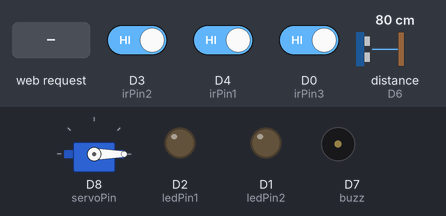
Recording of a sketch running on a simulated ESP8266 (NodeMCU). On the bench: servo, output pins drawn as LEDs (lit = HIGH), buzzer (waves = sounding, pin HIGH). Wiring (inferred from the names in the program): ultrasonic range finder: trigger D5; echo D6. The inputs (shaded band) are chosen by the test bench; at power-on: distance to the obstacle (sensor on D6) 80 cm, D3 (irPin2) HIGH, D4 (irPin1) HIGH, D0 (irPin3) HIGH. The echo pulse lasts 58.3 µs per cm; WiFi joins after 1.5 s; servers stay silent unless stated; pins used as bus, display or sensor lines are not drawn; what the sketch prints to the serial monitor is not drawn.

Above: at 3.2 s.
3.3 s: distance to the obstacle (sensor on D6) set to 22 cm
6.3 s: distance to the obstacle (sensor on D6) set to 17 cm
At 6.9 s:
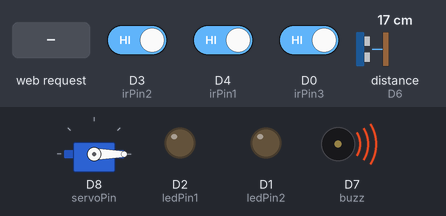
7.8 s: D3 (irPin2) driven LOW
At 10.4 s:
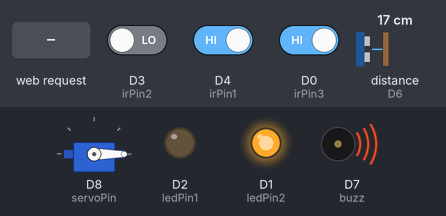
10.8 s: D4 (irPin1) driven LOW
At 12.8 s:
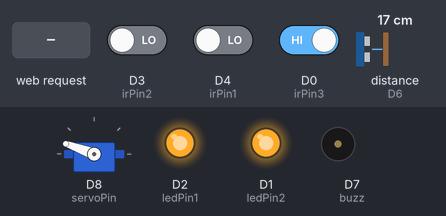
13.8 s: D0 (irPin3) driven LOW
At 15.0 s:
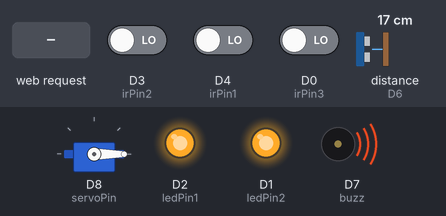
15.3 s: HTTP request GET /openDoor received
At 17.2 s:
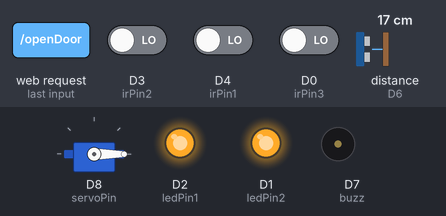
Timing chart, 0 to 18.8 s (numbered marks = the images above; inputs shaded):
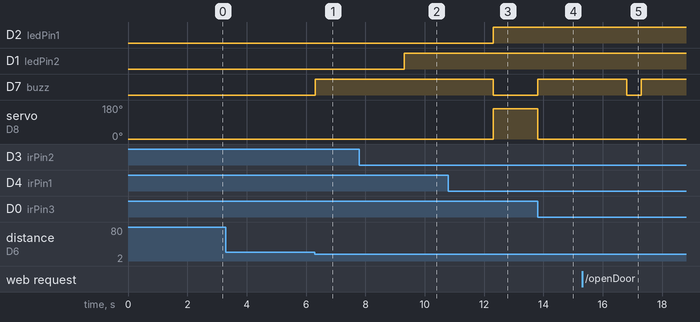

The sketch:

final_hobz.ino
```cpp
#include <Servo.h>


#include <ESP8266WiFi.h>
#include <ESP8266WebServer.h>
Servo gateServo;
void closeDoor()
 {
  gateServo.write(160);   // 0 degrees is an example angle, adjust as needed
  delay(500);
}

void openDoor() {
  gateServo.write(0);  // 90 degrees is an example angle, adjust as needed
  delay(500);
}
const char *ssid = "AG";
const char *password = "123456780";

const int irPin1 = D4;  // IR sensor 1 pin
const int irPin2 = D3;  // IR sensor 2 pin
const int irPin3 = D0;
const int ledPin1 = D2;
const int ledPin2 = D1;            // LED pin
const int ultrasonicTrigPin = D5;  // Ultrasonic sensor trigger pin
const int ultrasonicEchoPin = D6;  // Ultrasonic sensor echo pin
const int buzz = D7;
const int servoPin = D8;
boolean val_ir1 ;
boolean val_ir2 ;
ESP8266WebServer server(80);

const char index_html[] PROGMEM = R"rawliteral(
<!DOCTYPE html>
<html lang="en">
<head>
  <meta charset="UTF-8">
  <meta name="viewport" content="width=device-width, initial-scale=1.0">
  <title>Parking Management System</title>
  <!-- Include jQuery -->
  <script src="https://code.jquery.com/jquery-3.6.4.min.js"></script>
</head>
<body>

<h1>Parking Garage Status</h1>

<div id="parkingStatus">
  <p>Parking Area 1: <span id="status1"></span></p>
  <p>Parking Area 2: <span id="status2"></span></p>
  <p>Total Parking Area : <span id="status4"></span></p>
</div>

<button id="openDoorBtn">Open Door</button>
<button id="closeDoorBtn">Close Door</button>

<script>
  // Update parking status every second
  setInterval(function() {
    $.get("getStatus", function(data) {
      $("#status1").text(data.status1);
      $("#status2").text(data.status2);
      $("#status4").text(data.status4);
    });
  }, 1000);

  $("#openDoorBtn").click(function() {
    $.get("openDoor");
  });

  $("#closeDoorBtn").click(function() {
    $.get("closeDoor");
  });
</script>

</body>
</html>
)rawliteral";


void handleRoot() {
  server.send(200, "text/html", index_html);
}

void handleGetStatus() {
  // String status2;
  // String status1;
  // String status4;
  // if(val_ir1==1 && val_ir2==1)
  // {
  //    status4 = "there is no available slot" ;
  //    status1 ="isOccupied";
  //    status2 ="isOccupied";
  // }
  // else{
  //   status4 = "there is still available slot";
  //   if(val_ir1==1){
  //     status1 ="isOccupied";
  //   }else{
  //     status1 ="free";
  //   }
  //   if(val_ir2 == 1){
  //     status2 ="isOccupied";
  //   }else{
  //     status2 ="free";
  //   }
  // }
  // else if( )
  // {
  //   String status1 ="isOccupied";
  //   String status2 ="free";
  // }
  // else{
  //       String status2 ="isOccupied";
  //   String status1 ="free";
  // }
    int totalOccupied = val_ir1 + val_ir2 ;
    String status1 = (val_ir1 == 0) ? "Free" : "isOccupied";
    String status2 = (val_ir2 == 0) ? "Free" : "isOccupied";
    String status4 = (totalOccupied == 2 ) ? "there is no available slot" : "there is still available slot";
  String status = "{\"status1\":\"" + status1 +
                  "\",\"status2\":\"" + status2 +
                  "\", \"status4\":\"" + status4 + "\"}";

  server.send(200, "application/json", status);
}

void handleOpenDoor() {
  openDoor();
  server.send(200, "text/plain", "Door opened");
}
void handleCloseDoor() {
  closeDoor();
  server.send(200, "text/plain", "Door closed");
}


void setup() {
  // put your setup code here, to run once:
  pinMode(irPin1, INPUT);
  pinMode(irPin2, INPUT);
  pinMode(irPin3, INPUT);
  pinMode(ledPin1, OUTPUT);
  pinMode(ledPin2, OUTPUT);
  pinMode(ultrasonicTrigPin, OUTPUT);
  pinMode(ultrasonicEchoPin, INPUT);
  pinMode(buzz, OUTPUT);
  gateServo.attach(servoPin);
  gateServo.write(0);  // Initial position of the servo
  Serial.begin(115200);
  WiFi.begin(ssid, password);
  while (WiFi.status() != WL_CONNECTED) {
    delay(1000);
    Serial.println("Connecting to WiFi...");
  }
  Serial.println("Connected to WiFi");
  Serial.println("IP address: ");
  Serial.println(WiFi.localIP());
  server.begin();
  server.on("/", HTTP_GET, handleRoot);
  server.on("/getStatus", HTTP_GET, handleGetStatus);
  server.on("/openDoor", HTTP_GET, handleOpenDoor);
  server.on("/closeDoor", HTTP_GET, handleCloseDoor);
}

void loop() {
  // put your main code here, to run repeatedly:
  val_ir1 = !digitalRead(irPin1);
  val_ir2 = !digitalRead(irPin2);
  int val_ir3 = !digitalRead(irPin3);


  Serial.print(val_ir1);
  Serial.print('\t');
  Serial.print(val_ir2);
  Serial.print('\t');
  int distance = measureDistance();
  Serial.print("Distance: ");
  Serial.println(distance);

  if (val_ir1 == 1) {
    digitalWrite(ledPin1, HIGH);  // Turn on LED1
  } else {
    digitalWrite(ledPin1, LOW);  // Turn off LED1
  }

  if (val_ir2 == 1) {
    digitalWrite(ledPin2, HIGH);  // Turn on LED2
  } else {
    digitalWrite(ledPin2, LOW);  // Turn off LED2
  }
  if (distance < 20) {
    if (val_ir1 == 1 && val_ir2 == 1) {
      // Check ultrasonic distance

    } else  {
      openGate();
    }
  }
    if(val_ir3 == 1)
 {
  openGate();
}
server.handleClient();
}

int measureDistance() {
  float duration;
  int cm;
  digitalWrite(ultrasonicTrigPin, LOW);
  delayMicroseconds(2);
  digitalWrite(ultrasonicTrigPin, HIGH);
  delayMicroseconds(10);
  digitalWrite(ultrasonicTrigPin, LOW);

  duration = pulseIn(ultrasonicEchoPin, HIGH);
  cm = duration / 29 / 2;  // Convert pulse duration to distance in cm
  return cm;
}
void openGate() {
  gateServo.write(0);
  digitalWrite(buzz, HIGH);  // Rotate the servo to 160 degrees (adjust as needed)
  delay(3000);               // Wait for the gate to open (adjust as needed)
  gateServo.write(160);        // Reset the servo to the initial position
  digitalWrite(buzz, LOW);
}
```

Measured:
- the behaviour switches between 20 and 19 cm on distance to the obstacle (sensor on D6) (found by bisection; images 0 and 1)
- after the input at 6.3 s, D7 (buzz): LOW → HIGH at once
- after the input at 7.8 s, D1 (ledPin2): LOW → HIGH after 1.5 s
- after the input at 10.8 s, D2 (ledPin1): LOW → HIGH after 1.5 s; D7 (buzz): HIGH → LOW after 1.5 s; servo on D8 (servoPin): 0° → 160° after 1.5 s
- after the input at 13.8 s, D7 (buzz): LOW → HIGH at once; servo on D8 (servoPin): 160° → 0° at once
- after the input at 15.3 s, D7 (buzz): HIGH → LOW after 1.5 s, → HIGH 0.50 s later
